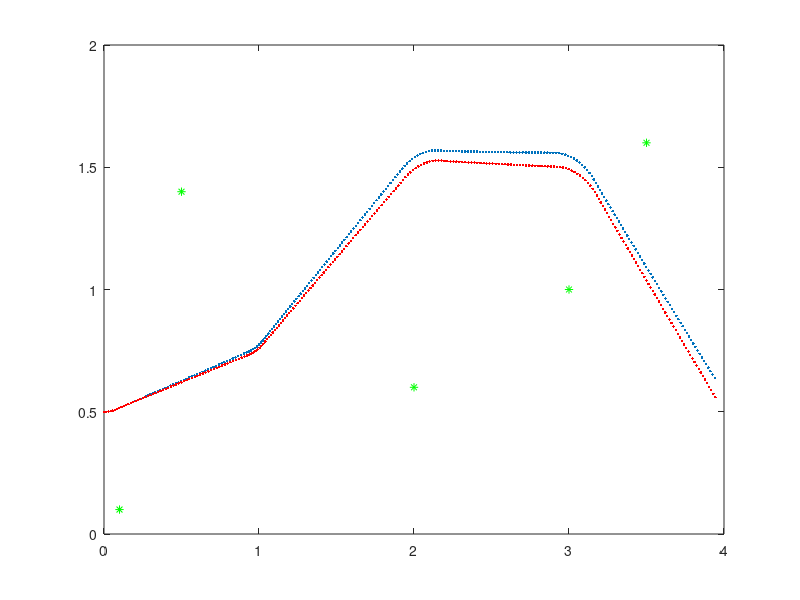
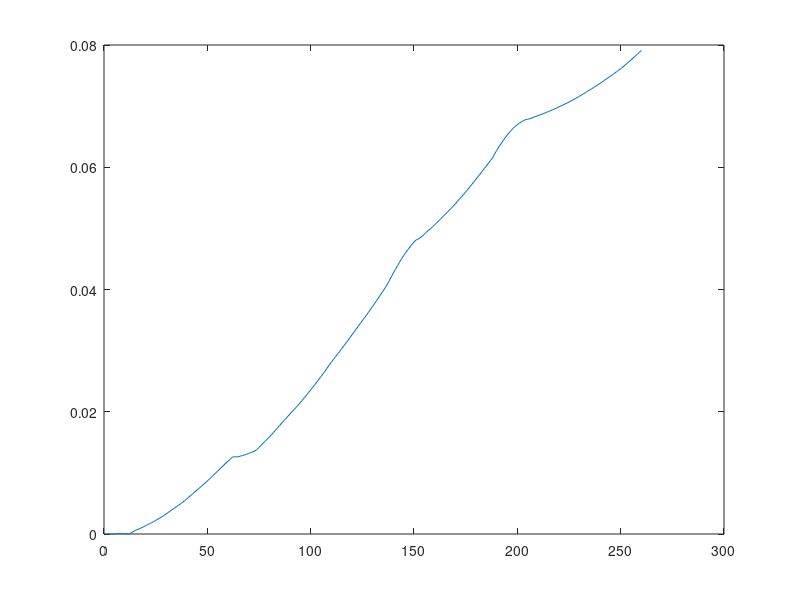

MATLAB code for these plots, in order:
clear all
close all
load('dqg.mat')
load('dqd.mat')
load('Xtruth.mat')
load('Ytruth.mat')

l1 = [0.5 1.4];
l2 = [2 0.6];
l3 = [3 1];
l4 =[3.5 1.6];
l5 = [0.1 0.1];
l = [l1; l2; l3; l4; l5];

r = (70/2) * 10 ^ -3; %rayon des roues droites et gauches
e = 230 * 10 ^ -3; %voie

%pose initiale
odometer(1, 1) = 0;
odometer(2, 1) = 0.5;
odometer(3, 1) = 0;

Qu = [0.5 * 10 ^ -4 0; 0 0.5 * 10 ^ -4] * 0; %covariance associ�e aux bruits du vecteur d'entr�e
Q = [0.6 * 10 ^ -5 0 0; 0 0.4 * 10 ^ -5 0; 0 0 10 ^ -5]; %covariance du bruit de mod�le
podo = [1 0 0; 0 1 0; 0 0 0.5]; %valeur initiale de la matrice de covariance P

R = 10 ^ -5; %covariance du bruit de mesure

tfault1 = [20:50];
tfault2 = [20:50, 80:100];
tfault5 = [150:180];

for t = 2:260
    fprintf('\ntemps %d\n\n', t)
    %Pr�diction
    dista(t - 1) = r * (dqg(t) + dqd(t)) / 2;
    omegac(t - 1) = r * (dqd(t) - dqg(t)) / e;
    
    A = [cos(odometer(3, t - 1)) 0; sin(odometer(3, t - 1)) 0; 0 1];
    odometer(:, t) = odometer(:, t - 1) + A * [dista(t - 1); omegac(t - 1)]; % mod�le d'�volution
    
    B = [cos(odometer(3, t - 1)) 0; sin(odometer(3, t - 1)) 0; 0 1]; % Jacobienne
    FF = [1 0 -dista(t - 1) * sin(odometer(3, t - 1)); 0 1 dista(t - 1) * cos(odometer(3, t - 1)); 0 0 1]; % Jacobienne
    podo = (FF * podo * FF') + Q; % pr�diction de la covariance
    X = odometer(:, t); %vecteur d'�tat pr�dit
    Yp = inv(podo); %matrice informationnelle
    yp = Yp * X; %vecteur informationnel
    
    %simulate measurements from groundtruth
    rho1(t) = sqrt((Xtruth(t) - l1(1)) .^ 2 + (Ytruth(t) - l1(2)) .^ 2);
    rho2(t) = sqrt((Xtruth(t) - l2(1)) .^ 2 + (Ytruth(t) - l2(2)) .^ 2);
    rho3(t) = sqrt((Xtruth(t) - l3(1)) .^ 2 + (Ytruth(t) - l3(2)) .^ 2);
    rho4(t) = sqrt((Xtruth(t) - l4(1)) .^ 2 + (Ytruth(t) - l4(2)) .^ 2);
    rho5(t) = sqrt((Xtruth(t) - l5(1)) .^ 2 + (Ytruth(t) - l5(2)) .^ 2);
    
    z = [rho1(t) + normrnd(0, 0.001); rho2(t) + normrnd(0, 0.001); rho3(t) + normrnd(0, 0.001); rho4(t) + normrnd(0, 0.001); rho5(t) + normrnd(0, 0.001)];
    
    %injection de d�fauts
    if find(tfault1 == t)
        z(1) = z(1) + 0.05;
    end
    
    if find(tfault2 == t)
        z(2) = z(2) + 0.05;
    end
    
    if find(tfault5 == t)
        z(5) = z(5) + 0.05;
    end
    
    %initialisation des gains informationnels
    sgI = zeros(3, 3);
    sgi = zeros(3, 1);
    gI = [];
    gi = [];
    th_part = chi2inv(0.9, 3);
    
    %% Etape de correction du filtre informationnel
    
    %
    %% d�tection de d�faut puis isolation
    
    %% correction
    Yu = Yp + sgI; % matrice informationnelle mise � jour
    yu = yp + sgi; % vecteur informationnel mis � jour
    
    podo = inv(Yu); % matrice de covariance mise � jour
    odometer(:, t) = podo * yu; % vecteur d'�tat mis � jour � l'instant t
    sigmax(t) = sqrt(podo(1, 1));
    sigmay(t) = sqrt(podo(2, 2));
    sigmatheta(t) = sqrt(podo(3, 3));
    
end

figure(1)
plot(odometer(1, :), odometer(2, :), '.');
hold on
plot(Xtruth, Ytruth, '.r')
plot(l1(1), l1(2), '*g');
plot(l2(1), l2(2), '*g');
plot(l3(1), l3(2), '*g');
plot(l4(1), l4(2), '*g');
plot(l5(1), l5(2), '*g');

erx = Xtruth' - odometer(1, :);
ery = Ytruth' - odometer(2, :);
er = sqrt(erx .^ 2 + ery .^ 2);
figure(2)
plot(er)
er = mean(er)
